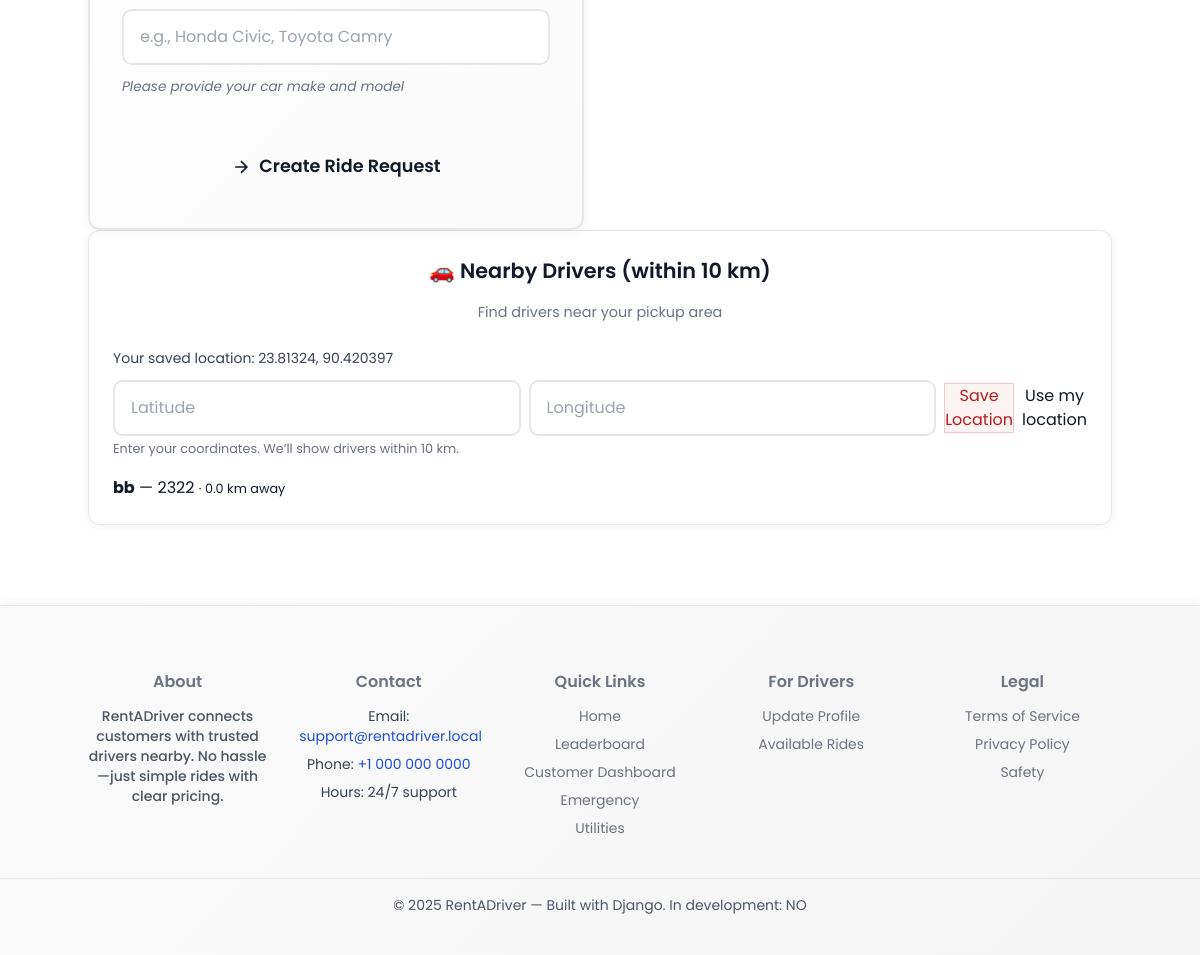
The page /customer/dashboard/ (signed in, lower part) on the database as committed earlier.
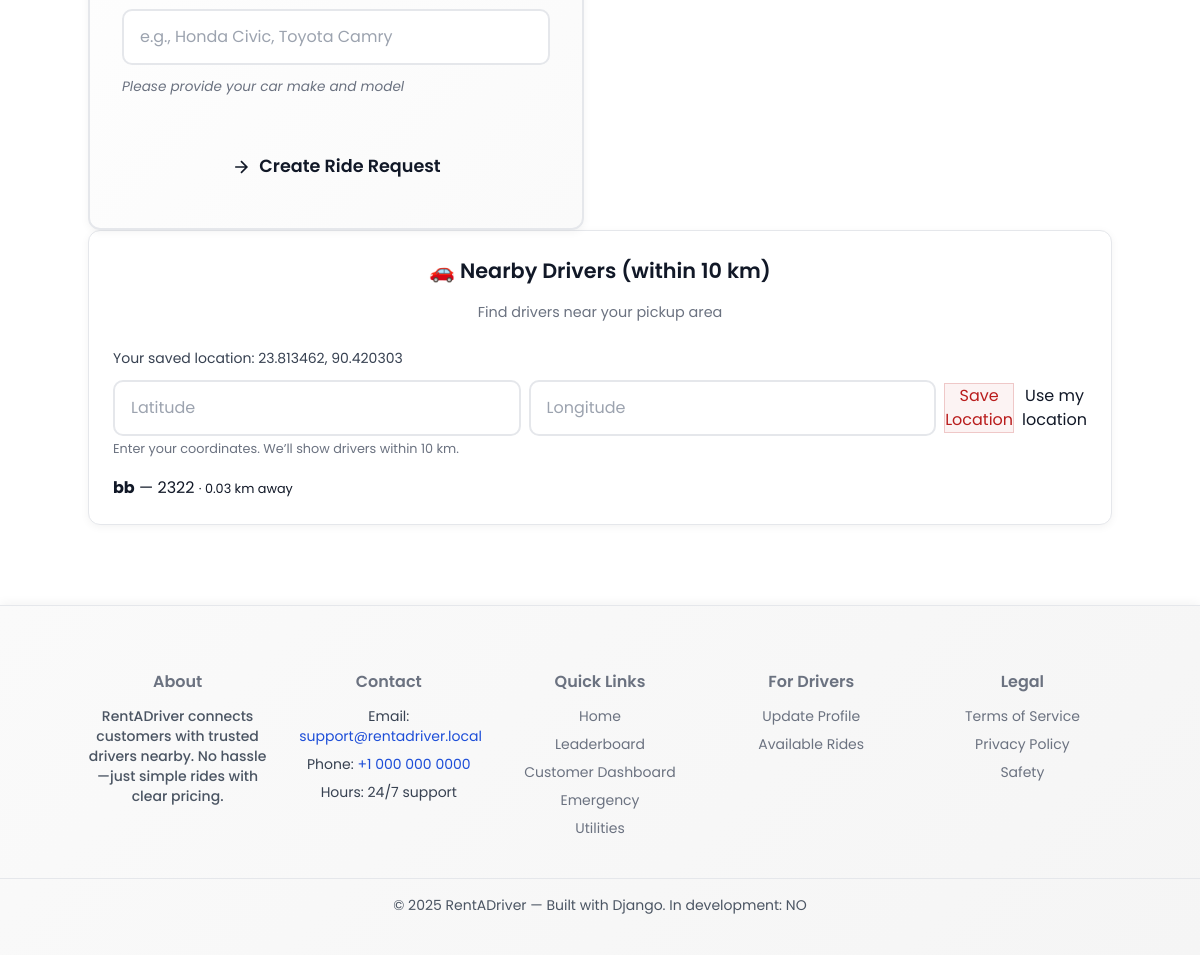
The same page on the database as committed later.
### core/models.py (models this page shows, shortened)
class Account(AbstractUser):
    ROLE_CHOICES = (
        ('customer', 'Customer'),
        ('driver', 'Driver'),
    )
    role = models.CharField(max_length=15, choices=ROLE_CHOICES)
    last_lat = models.FloatField(null=True, blank=True)
    last_lng = models.FloatField(null=True, blank=True)

class DriverProfile(models.Model):
    user = models.OneToOneField(Account, on_delete=models.CASCADE)
    full_name = models.CharField(max_length=100, null=True, blank=True)
    license_number = models.CharField(max_length=50)
    vehicle_details = models.CharField(max_length=100, default="Unknown")
    address = models.CharField(max_length=200, null=True, blank=True)
    nid_number = models.CharField(max_length=50, null=True, blank=True)
    profile_picture = models.ImageField(upload_to="profiles/", null=True, blank=True)
    current_lat = models.FloatField(null=True, blank=True)
    current_lng = models.FloatField(null=True, blank=True)

### core/views.py (the view, shortened to what this page needs)
# urls.py: path("customer/dashboard/", views.customer_dashboard, name="customer_dashboard"),
@login_required
def customer_dashboard(request):
    if request.user.role != "customer":
        return redirect("driver_dashboard")
    rides = RideRequest.objects.filter(customer=request.user).order_by("-created_at")
    customer_bookings = Booking.objects.filter(ride_request__customer=request.user).order_by("-confirmed_at")
    nearby_list = []
    lat0 = request.user.last_lat
    lng0 = request.user.last_lng
    drivers = DriverProfile.objects.select_related("user").all()
    for d in drivers:
        if d.current_lat is None or d.current_lng is None:
            continue
        dist = None
        if lat0 is not None and lng0 is not None:
            dist = calculate_distance(lat0, lng0, d.current_lat, d.current_lng)
        nearby_list.append({
            "user": d.user,
            "vehicle_details": d.vehicle_details,
            "distance_km": round(dist, 2) if dist is not None else None,
        })
    if any(item["distance_km"] is not None for item in nearby_list):
        filtered = [item for item in nearby_list if item["distance_km"] is not None and item["distance_km"] <= 10]
        if not filtered:
            filtered = [item for item in nearby_list if item["distance_km"] is not None]
        filtered.sort(key=lambda x: x["distance_km"])
        nearby_list = filtered[:10]
    else:
        nearby_list = nearby_list[:10]
    return render(request, "customer_dashboard.html", {
        "rides": rides,
        "nearby_drivers": nearby_list,
        "customer_bookings": customer_bookings,
    })

### core/views.py (called while the page is built)
def calculate_distance(lat1, lon1, lat2, lon2):
    if None in [lat1, lon1, lat2, lon2]:
        return None
    R = 6371  # Earth radius in km
    dlat = radians(lat2 - lat1)
    dlon = radians(lon2 - lon1)
    a = sin(dlat / 2)**2 + cos(radians(lat1)) * cos(radians(lat2)) * sin(dlon / 2)**2
    c = 2 * atan2(sqrt(a), sqrt(1 - a))
    return R * c

### core/templates/customer_dashboard.html (shortened to what this page needs)
{% extends "base.html" %}
{% load static %}
{% block content %}
<section class="dashboard">
  <div class="customer-dashboard container">
    <div class="dashboard-grid">
      <div class="card create-card enhanced-form">
        <form method="post" action="{% url 'customer_dashboard' %}" class="ride-request-form">
          <div class="form-group">
            <input type="text" name="carName" class="form-input" placeholder="e.g., Honda Civic, Toyota Camry" required />
            <small class="form-help">Please provide your car make and model</small>
          </div>
          <div class="form-actions">
            <button type="submit" class="btn btn-primary btn-large w-100">
              <svg class="btn-icon" width="20" height="20" viewBox="0 0 24 24" fill="none" stroke="currentColor" stroke-width="2">
                <path d="M5 12h14M12 5l7 7-7 7"/>
              </svg>
              Create Ride Request
            </button>
          </div>
        </form>
      </div>
    </div>
    <div class="card nearby-card">
      <div class="card-header">
        <h3>🚗 Nearby Drivers (within 10 km)</h3>
        <p class="card-subtitle">Find drivers near your pickup area</p>
      </div>
      <div class="mb-3 text-sm text-gray-700">
        {% if request.user.last_lat and request.user.last_lng %}
          <p>Your saved location: {{ request.user.last_lat }}, {{ request.user.last_lng }}</p>
        {% else %}
          <p>No saved location yet. Use the button below to set your current location.</p>
        {% endif %}
      </div>
      <form id="locationForm" action="{% url 'update_location' %}" method="post" class="mb-4">
        <div class="flex items-center gap-2">
          <input id="latInput" type="text" name="lat" placeholder="Latitude" class="form-input" required>
          <input id="lngInput" type="text" name="lng" placeholder="Longitude" class="form-input" required>
          <button class="btn btn-secondary" type="submit">Save Location</button>
          <button class="btn" type="button" id="geoBtn">Use my location</button>
        </div>
        <small class="text-gray-500">Enter your coordinates. We’ll show drivers within 10 km.</small>
      </form>
      <ul class="rides-list">
        {% for d in nearby_drivers %}
          <li>
            <strong>{{ d.user.username }}</strong> — {{ d.vehicle_details }}
            {% if d.distance_km is not None %}
              <small>· {{ d.distance_km }} km away</small>
            {% endif %}
          </li>
        {% empty %}
          <li>No nearby drivers available.</li>
        {% endfor %}
      </ul>
    </div>
  </div>
</section>
{% endblock %}

Rows that differ between the two databases and show on the page:
changed Account (number 1 of 2 on the later page): user.last_lat "23.81324" → "23.813462"; user.last_lng "90.420397" → "90.420303"
computed for Account "bb": distance_km "0.0" → "0.03"
